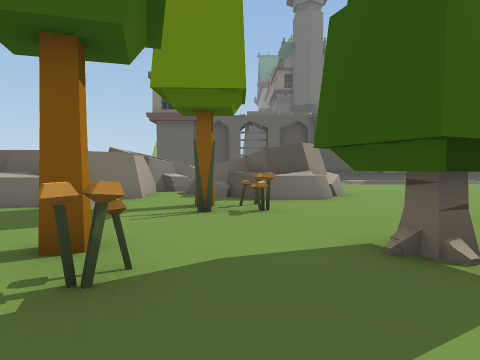
[1] (above)

18 first-person views from a walk through a Unity game level. The camera is 1.4 m above the floor, tilts 2° down and sees 75° across. The floor is counted in squares, 2 m on a side. Each view is taken from the middle of a square. On the plan, view 1 faces up. The plan holds only what a view shows up to about 10 squares ahead; the rest is blank. The place goes on beyond the plan. The player character is not drawn. Some surface patterns are stand-ins.

[2]
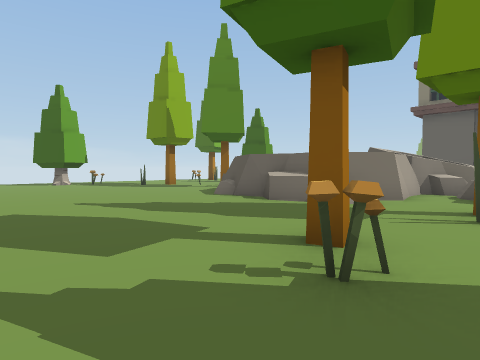

[3]
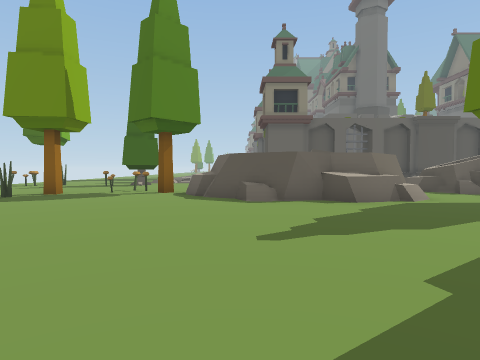

[4]
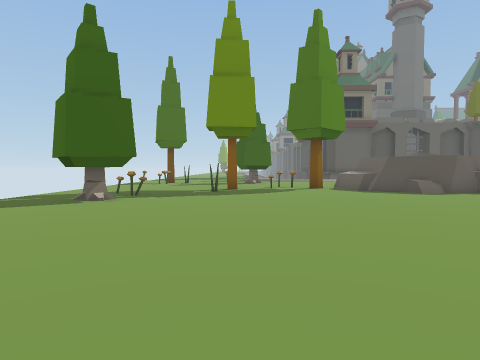

[5]
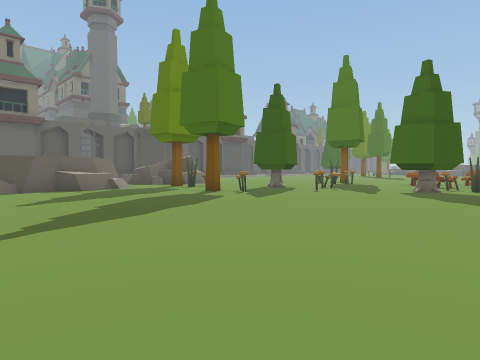

[6]
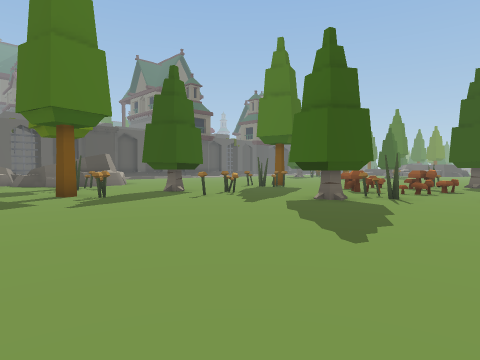

[7]
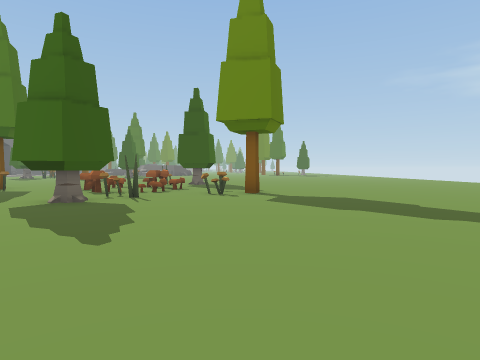

[8]
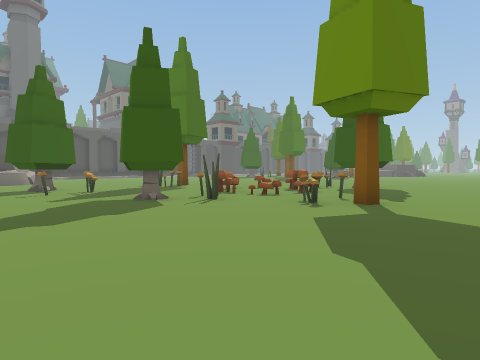

[9]
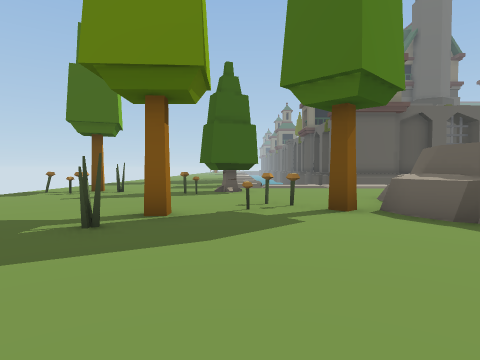

[10]
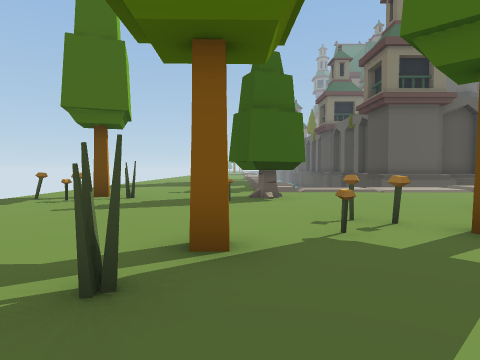

[11]
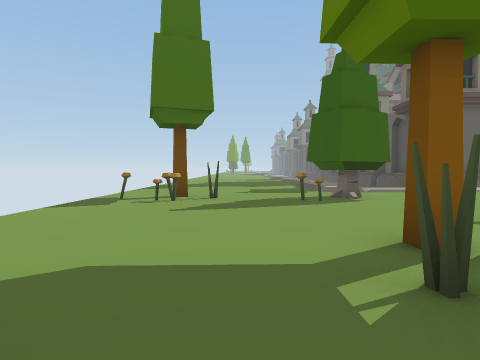

[12]
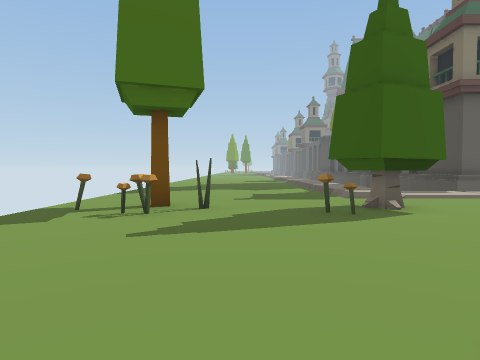

[13]
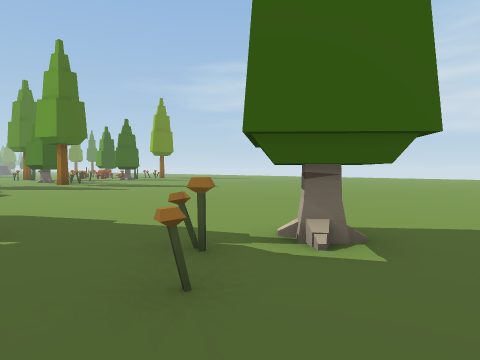

[14]
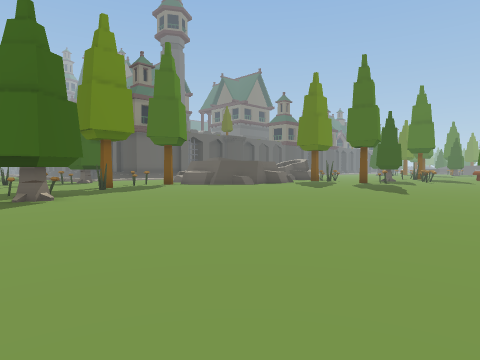

[15]
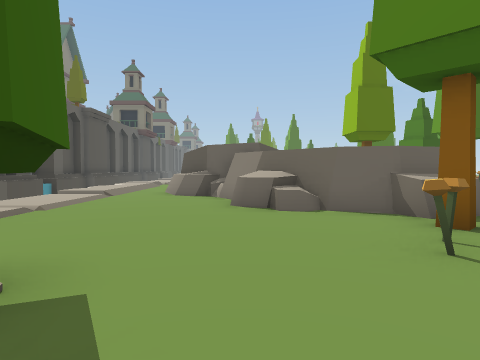

[16]
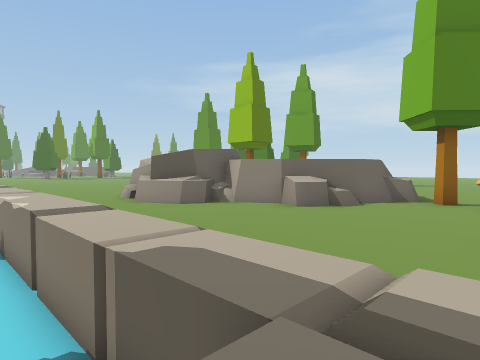

[17]
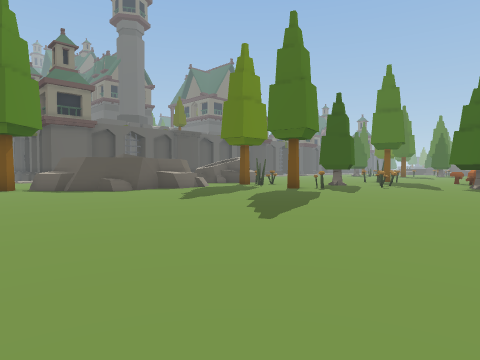

[18]
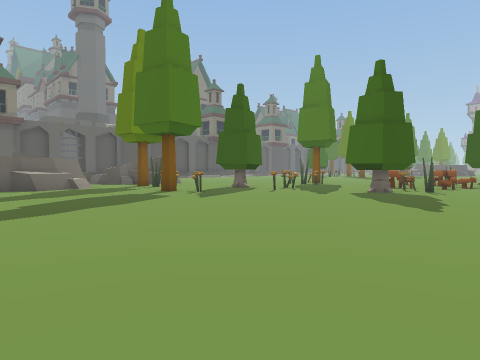

### Floor plan
Key: @ floor where view 1 was taken; # wall or solid block; . main floor; : floor 0.25 m higher than the main floor; / step, stairs or slope; = window, fence, low wall or low ledge; ^ raised ledge; v drop or lower ground.
Columns run from 17 left of view 1 to 10 right of it. Each row starts with its distance up from view 1.
 17 ......:
 16 ......:vvvvvvvvvv
 15 ......:///::/::::/
 14 ..................
 13 ..#..##......###.
 12 ..#..##.....^#^^
 11 ..........^### ^
 10 .........=##  ##     ..
  9 .......#.##   #.^  #...
  8 ......=.###   #..###....
  7 ....#....=#####.........
  6 ..=.......^##^^..#.....
  5 ..#...................
  4 .##..................
  3 ..................##.
  2  ...............#.##
  1  .................##. ..
  0 .................@......
 -1 .......................
 -2 ....................#.=##
 -3 ....................##.==
 -4 ..... .................==.
 -5          .............##...
 -6           ............#.....
 -7               ..............
 -8                ............
 -9                 ........

Where each view was taken, in squares from view 1:
view 1: 0 up, 0 right, facing up
view 2: 0 up, 0 right, facing up-left
view 3: 1 down, 7 left, facing up
view 4: 3 down, 12 left, facing up
view 5: 5 down, 8 left, facing up-right
view 6: 6 down, 4 left, facing up-right
view 7: 6 down, 4 left, facing right
view 8: 9 down, 1 left, facing up-right
view 9: 3 up, 11 left, facing up
view 10: 5 up, 12 left, facing up
view 11: 5 up, 14 left, facing up
view 12: 7 up, 14 left, facing up
view 13: 7 up, 17 left, facing down-right
view 14: 4 down, 17 left, facing up-right
view 15: 11 up, 13 left, facing right
view 16: 17 up, 11 left, facing down-right
view 17: 4 down, 11 left, facing up-right
view 18: 6 down, 7 left, facing up-right
